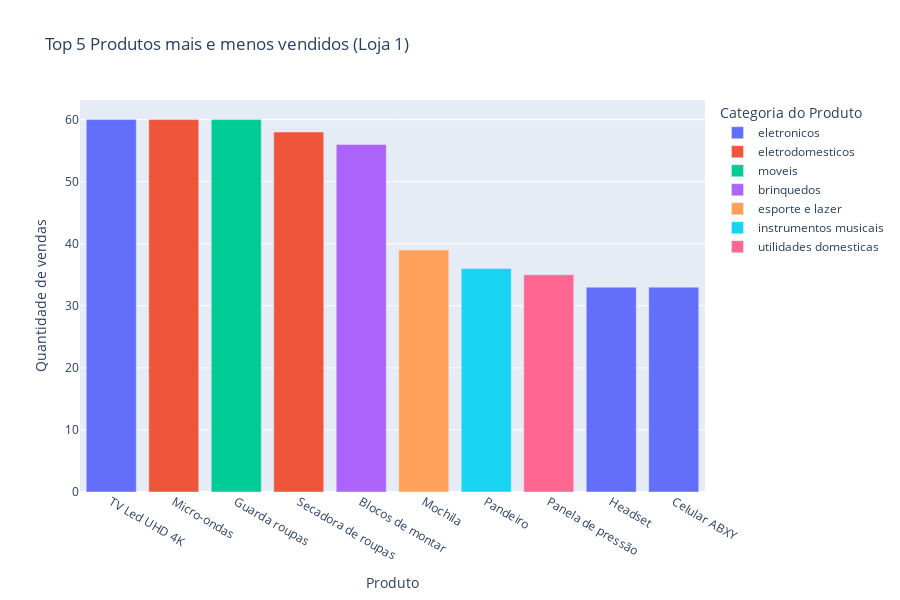

The code cell stored with this chart in its notebook:
### Markdown cell above
#### Loja 1

### Code cell
top5_mais_menos_vendidos_loja1 = pd.concat([produtos_mais_vendidos_loja1.head(), produtos_mais_vendidos_loja1.tail()], ignore_index=True)
top5_mais_menos_vendidos_loja1 = top5_mais_menos_vendidos_loja1.sort_values(by='Quantidade de vendas', ascending=False)


fig = px.bar(top5_mais_menos_vendidos_loja1,
             x='Produto', y='Quantidade de vendas',
             hover_data=['Categoria do Produto'], 
             labels=({'Categoria do Produto': 'Categoria do Produto'}), 
             title='Top 5 Produtos mais e menos vendidos (Loja 1)', 
             color='Categoria do Produto',
             height=600, 
             category_orders={
                'Produto': top5_mais_menos_vendidos_loja1['Produto'].tolist()
             }
            )

fig.show()

### Figure 1 — Plotly figure (JSON) as saved in the notebook; plotly's stock layout.template omitted (floating-point values rounded to 4 significant figures)
{"data": [{"customdata": [["eletronicos"], ["eletronicos"], ["eletronicos"]], "hovertemplate": "Categoria do Produto=%{customdata[0]}<br>Produto=%{x}<br>Quantidade de vendas=%{y}<extra></extra>", "legendgroup": "eletronicos", "marker": {"color": "#636efa", "pattern": {"shape": ""}}, "name": "eletronicos", "orientation": "v", "showlegend": true, "textposition": "auto", "type": "bar", "x": ["TV Led UHD 4K", "Headset", "Celular ABXY"], "xaxis": "x", "y": [60, 33, 33], "yaxis": "y"}, {"customdata": [["eletrodomesticos"], ["eletrodomesticos"]], "hovertemplate": "Categoria do Produto=%{customdata[0]}<br>Produto=%{x}<br>Quantidade de vendas=%{y}<extra></extra>", "legendgroup": "eletrodomesticos", "marker": {"color": "#EF553B", "pattern": {"shape": ""}}, "name": "eletrodomesticos", "orientation": "v", "showlegend": true, "textposition": "auto", "type": "bar", "x": ["Micro-ondas", "Secadora de roupas"], "xaxis": "x", "y": [60, 58], "yaxis": "y"}, {"customdata": [["moveis"]], "hovertemplate": "Categoria do Produto=%{customdata[0]}<br>Produto=%{x}<br>Quantidade de vendas=%{y}<extra></extra>", "legendgroup": "moveis", "marker": {"color": "#00cc96", "pattern": {"shape": ""}}, "name": "moveis", "orientation": "v", "showlegend": true, "textposition": "auto", "type": "bar", "x": ["Guarda roupas"], "xaxis": "x", "y": [60], "yaxis": "y"}, {"customdata": [["brinquedos"]], "hovertemplate": "Categoria do Produto=%{customdata[0]}<br>Produto=%{x}<br>Quantidade de vendas=%{y}<extra></extra>", "legendgroup": "brinquedos", "marker": {"color": "#ab63fa", "pattern": {"shape": ""}}, "name": "brinquedos", "orientation": "v", "showlegend": true, "textposition": "auto", "type": "bar", "x": ["Blocos de montar"], "xaxis": "x", "y": [56], "yaxis": "y"}, {"customdata": [["esporte e lazer"]], "hovertemplate": "Categoria do Produto=%{customdata[0]}<br>Produto=%{x}<br>Quantidade de vendas=%{y}<extra></extra>", "legendgroup": "esporte e lazer", "marker": {"color": "#FFA15A", "pattern": {"shape": ""}}, "name": "esporte e lazer", "orientation": "v", "showlegend": true, "textposition": "auto", "type": "bar", "x": ["Mochila"], "xaxis": "x", "y": [39], "yaxis": "y"}, {"customdata": [["instrumentos musicais"]], "hovertemplate": "Categoria do Produto=%{customdata[0]}<br>Produto=%{x}<br>Quantidade de vendas=%{y}<extra></extra>", "legendgroup": "instrumentos musicais", "marker": {"color": "#19d3f3", "pattern": {"shape": ""}}, "name": "instrumentos musicais", "orientation": "v", "showlegend": true, "textposition": "auto", "type": "bar", "x": ["Pandeiro"], "xaxis": "x", "y": [36], "yaxis": "y"}, {"customdata": [["utilidades domesticas"]], "hovertemplate": "Categoria do Produto=%{customdata[0]}<br>Produto=%{x}<br>Quantidade de vendas=%{y}<extra></extra>", "legendgroup": "utilidades domesticas", "marker": {"color": "#FF6692", "pattern": {"shape": ""}}, "name": "utilidades domesticas", "orientation": "v", "showlegend": true, "textposition": "auto", "type": "bar", "x": ["Panela de pressão"], "xaxis": "x", "y": [35], "yaxis": "y"}], "layout": {"barmode": "relative", "height": 600, "legend": {"title": {"text": "Categoria do Produto"}, "tracegroupgap": 0}, "title": {"text": "Top 5 Produtos mais e menos vendidos (Loja 1)"}, "xaxis": {"anchor": "y", "categoryarray": ["TV Led UHD 4K", "Micro-ondas", "Guarda roupas", "Secadora de roupas", "Blocos de montar", "Mochila", "Pandeiro", "Panela de pressão", "Headset", "Celular ABXY"], "categoryorder": "array", "domain": [0, 1], "title": {"text": "Produto"}}, "yaxis": {"anchor": "x", "domain": [0, 1], "title": {"text": "Quantidade de vendas"}}}}
